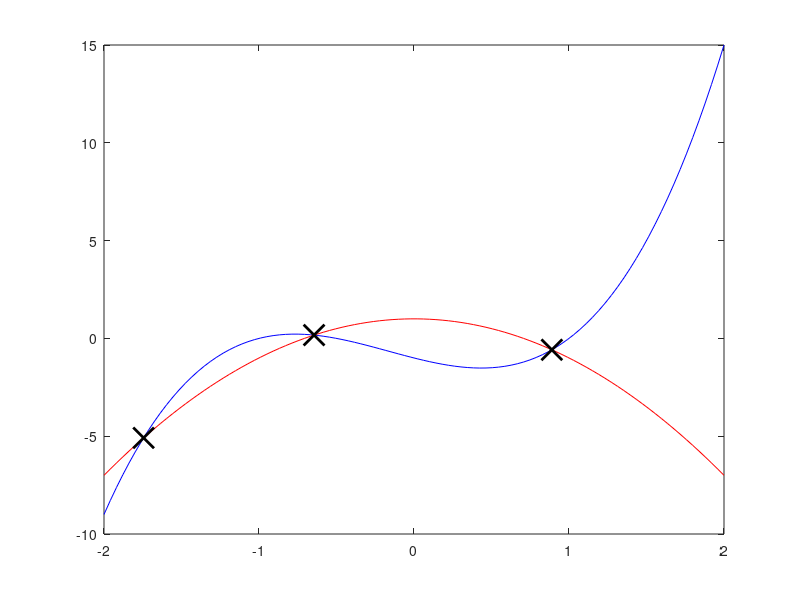

Reproduce this figure in MATLAB.
clear variables;
close all;
clc;

p1=[2,1,-2,-1]
p2=[0,-2,0,1]

x=linspace(-2,2,100)
y1=polyval(p1,x)
y2=polyval(p2,x)

plot(x,y1,'b',x,y2,'r')

%obliczanie punktów przecięcie
%teoretycznie z określoną dokładnością możemy sprawdzić ile jest takich
%samych wartości w dwóch tablicach: nnz(abs(y1-y2)<1e-1)

%1.doprowadzamy do tego samego stopnia, za pomocą dopisywania zer w danych
%na poczatku

%liczymy różnicę
r=p1-p2

%miejsca zerowe
mz=roots(r)

hold on

%rysujemy je na wykresie
plot(mz,polyval(p1,mz),'kx','LineWidth',2,'MarkerSize',15)

